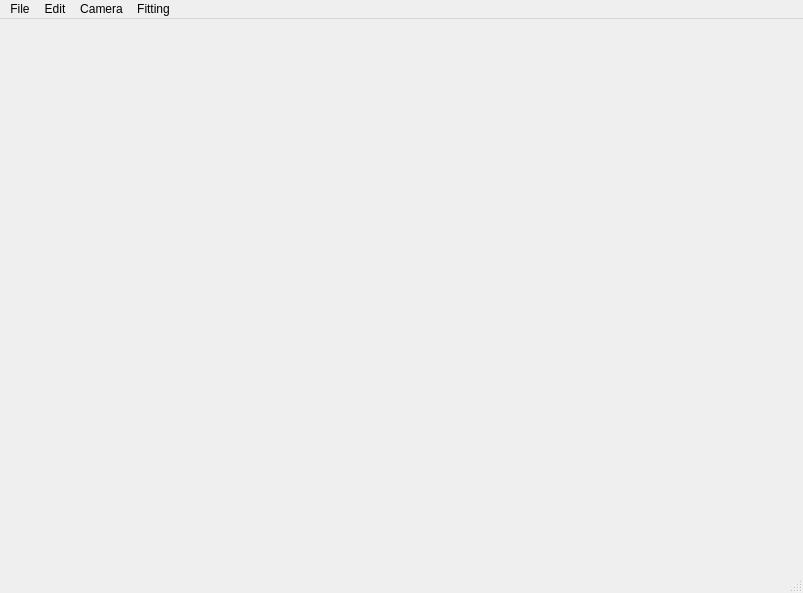
<?xml version="1.0" encoding="UTF-8"?>
<ui version="4.0">
 <class>MainWindow</class>
 <widget class="QMainWindow" name="MainWindow">
  <property name="geometry">
   <rect>
    <x>0</x>
    <y>0</y>
    <width>803</width>
    <height>593</height>
   </rect>
  </property>
  <property name="windowTitle">
   <string>General Trace Processor</string>
  </property>
  <property name="windowIcon">
   <iconset resource="../../../../assets/icon.qrc">
    <normaloff>:/icons/gtp</normaloff>:/icons/gtp</iconset>
  </property>
  <property name="iconSize">
   <size>
    <width>24</width>
    <height>24</height>
   </size>
  </property>
  <widget class="QWidget" name="centralwidget"/>
  <widget class="QMenuBar" name="menubar">
   <property name="geometry">
    <rect>
     <x>0</x>
     <y>0</y>
     <width>803</width>
     <height>33</height>
    </rect>
   </property>
   <widget class="QMenu" name="menu">
    <property name="title">
     <string>File</string>
    </property>
    <addaction name="actionNew"/>
    <addaction name="actionOpen"/>
    <addaction name="actionOpen_Recent"/>
    <addaction name="separator"/>
    <addaction name="actionSave"/>
    <addaction name="actionSave_As"/>
    <addaction name="actionSave_Copy"/>
    <addaction name="separator"/>
    <addaction name="actionImport"/>
    <addaction name="actionExport"/>
    <addaction name="separator"/>
    <addaction name="actionQuit"/>
   </widget>
   <widget class="QMenu" name="menuEdit">
    <property name="title">
     <string>Edit</string>
    </property>
    <addaction name="actionCopy"/>
    <addaction name="actionPaste"/>
    <addaction name="actionDelete"/>
    <addaction name="separator"/>
    <addaction name="actionUndo"/>
    <addaction name="actionRedo"/>
    <addaction name="separator"/>
    <addaction name="actionPreferences"/>
   </widget>
   <widget class="QMenu" name="menuCamera">
    <property name="title">
     <string>Camera</string>
    </property>
    <addaction name="actionCameraNew"/>
    <addaction name="actionCalibrate"/>
   </widget>
   <widget class="QMenu" name="menuFitting">
    <property name="title">
     <string>Fitting</string>
    </property>
    <addaction name="actionLine"/>
    <addaction name="actionParabola"/>
   </widget>
   <addaction name="menu"/>
   <addaction name="menuEdit"/>
   <addaction name="menuCamera"/>
   <addaction name="menuFitting"/>
  </widget>
  <widget class="QStatusBar" name="statusbar"/>
  <action name="actionNew">
   <property name="icon">
    <iconset resource="../../../../assets/icon.qrc">
     <normaloff>:/icons/new</normaloff>:/icons/new</iconset>
   </property>
   <property name="text">
    <string>New</string>
   </property>
   <property name="shortcut">
    <string>Ctrl+N</string>
   </property>
  </action>
  <action name="actionOpen">
   <property name="icon">
    <iconset resource="../../../../assets/icon.qrc">
     <normaloff>:/icons/open</normaloff>:/icons/open</iconset>
   </property>
   <property name="text">
    <string>Open</string>
   </property>
   <property name="shortcut">
    <string>Ctrl+O</string>
   </property>
  </action>
  <action name="actionOpen_Recent">
   <property name="icon">
    <iconset resource="../../../../assets/icon.qrc">
     <normaloff>:/icons/open_recent</normaloff>:/icons/open_recent</iconset>
   </property>
   <property name="text">
    <string>Open Recent</string>
   </property>
   <property name="shortcut">
    <string>Ctrl+Shift+O</string>
   </property>
  </action>
  <action name="actionSave">
   <property name="icon">
    <iconset resource="../../../../assets/icon.qrc">
     <normaloff>:/icons/save</normaloff>:/icons/save</iconset>
   </property>
   <property name="text">
    <string>Save</string>
   </property>
   <property name="shortcut">
    <string>Ctrl+S</string>
   </property>
  </action>
  <action name="actionSave_As">
   <property name="icon">
    <iconset resource="../../../../assets/icon.qrc">
     <normaloff>:/icons/save_as</normaloff>:/icons/save_as</iconset>
   </property>
   <property name="text">
    <string>Save As</string>
   </property>
   <property name="shortcut">
    <string>Ctrl+Shift+S</string>
   </property>
  </action>
  <action name="actionSave_Copy">
   <property name="icon">
    <iconset resource="../../../../assets/icon.qrc">
     <normaloff>:/icons/save_copy</normaloff>:/icons/save_copy</iconset>
   </property>
   <property name="text">
    <string>Save Copy</string>
   </property>
  </action>
  <action name="actionImport">
   <property name="icon">
    <iconset resource="../../../../assets/icon.qrc">
     <normaloff>:/icons/import</normaloff>:/icons/import</iconset>
   </property>
   <property name="text">
    <string>Import</string>
   </property>
  </action>
  <action name="actionExport">
   <property name="icon">
    <iconset resource="../../../../assets/icon.qrc">
     <normaloff>:/icons/export</normaloff>:/icons/export</iconset>
   </property>
   <property name="text">
    <string>Export</string>
   </property>
  </action>
  <action name="actionQuit">
   <property name="icon">
    <iconset resource="../../../../assets/icon.qrc">
     <normaloff>:/icons/quit</normaloff>:/icons/quit</iconset>
   </property>
   <property name="text">
    <string>Quit</string>
   </property>
   <property name="shortcut">
    <string>Ctrl+Q</string>
   </property>
  </action>
  <action name="actionUndo">
   <property name="icon">
    <iconset resource="../../../../assets/icon.qrc">
     <normaloff>:/icons/undo</normaloff>:/icons/undo</iconset>
   </property>
   <property name="text">
    <string>Undo</string>
   </property>
   <property name="shortcut">
    <string>Ctrl+Z</string>
   </property>
  </action>
  <action name="actionRedo">
   <property name="icon">
    <iconset resource="../../../../assets/icon.qrc">
     <normaloff>:/icons/redo</normaloff>:/icons/redo</iconset>
   </property>
   <property name="text">
    <string>Redo</string>
   </property>
   <property name="shortcut">
    <string>Ctrl+Shift+Z</string>
   </property>
  </action>
  <action name="actionPreferences">
   <property name="icon">
    <iconset resource="../../../../assets/icon.qrc">
     <normaloff>:/icons/preference</normaloff>:/icons/preference</iconset>
   </property>
   <property name="text">
    <string>Preferences</string>
   </property>
  </action>
  <action name="actionPaste">
   <property name="icon">
    <iconset resource="../../../../assets/icon.qrc">
     <normaloff>:/icons/paste</normaloff>:/icons/paste</iconset>
   </property>
   <property name="text">
    <string>Paste</string>
   </property>
  </action>
  <action name="actionCopy">
   <property name="icon">
    <iconset resource="../../../../assets/icon.qrc">
     <normaloff>:/icons/copy</normaloff>:/icons/copy</iconset>
   </property>
   <property name="text">
    <string>Copy</string>
   </property>
  </action>
  <action name="actionDelete">
   <property name="icon">
    <iconset resource="../../../../assets/icon.qrc">
     <normaloff>:/icons/delete</normaloff>:/icons/delete</iconset>
   </property>
   <property name="text">
    <string>Delete</string>
   </property>
  </action>
  <action name="action">
   <property name="text">
    <string>New</string>
   </property>
  </action>
  <action name="actionCameraNew">
   <property name="text">
    <string>New</string>
   </property>
  </action>
  <action name="actionCalibrate">
   <property name="text">
    <string>Calibrate</string>
   </property>
  </action>
  <action name="actionLine">
   <property name="text">
    <string>Line</string>
   </property>
  </action>
  <action name="actionParabola">
   <property name="text">
    <string>Parabola</string>
   </property>
  </action>
 </widget>
 <resources>
  <include location="../../../../assets/icon.qrc"/>
 </resources>
 <connections/>
</ui>
